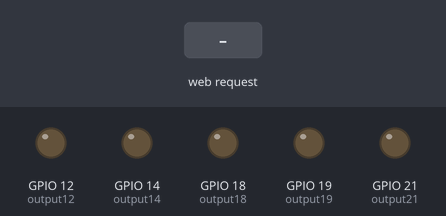
A sketch run on a simulated ESP32. On the bench: output pins drawn as LEDs (lit = HIGH). Inputs (shaded band) come from the test bench. WiFi joins after 1.5 s; servers stay silent unless stated; what the sketch prints to the serial monitor is not drawn.

Above: at 2.7 s.
2.8 s: HTTP request GET /gpio/12/on received
At 3.7 s:
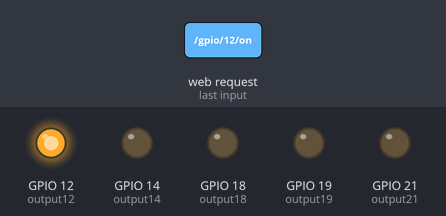
4.3 s: HTTP request GET /gpio/14/on received
At 4.8 s:
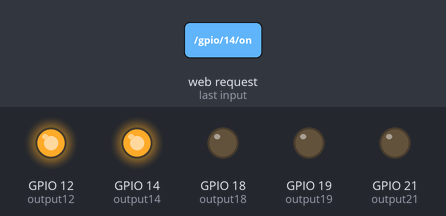
5.8 s: HTTP request GET /gpio/12/off received
At 7.0 s:
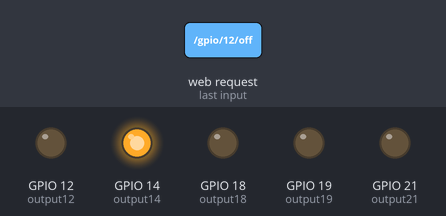
7.3 s: HTTP request GET /gpio/21/on received
At 8.3 s:
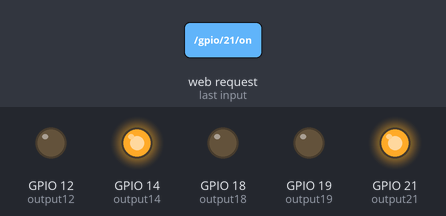
8.8 s: HTTP request GET /gpio/14/off received
At 9.4 s:
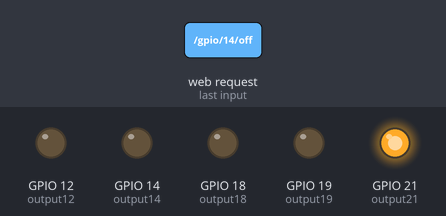
10.3 s: HTTP request GET /gpio/18/on received
At 10.6 s:
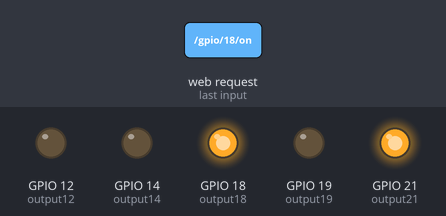
Timing chart, 0 to 12.8 s (numbered marks = the images above; inputs shaded):
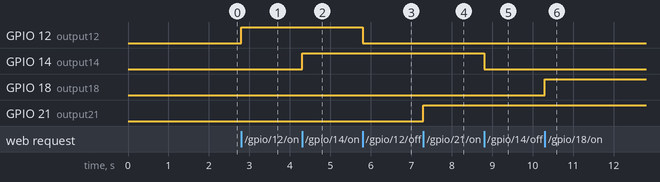

Measured:
- after the input at 2.8 s, GPIO 12 (output12): LOW → HIGH at once
- after the input at 4.3 s, GPIO 14 (output14): LOW → HIGH at once
- after the input at 5.8 s, GPIO 12 (output12): HIGH → LOW at once
- after the input at 7.3 s, GPIO 21 (output21): LOW → HIGH at once
- after the input at 8.8 s, GPIO 14 (output14): HIGH → LOW at once
- after the input at 10.3 s, GPIO 18 (output18): LOW → HIGH at once

The sketch:

smart-home.ino
```cpp
#include <WiFi.h>
#include <WebServer.h>
#include <ArduinoJson.h>

// Replace with your network credentials
const char* ssid = "Heemis";
const char* password = "noMistake145";

// Create an instance of the server
WebServer server(80);

// Assign output variables to GPIO pins
const int output12 = 12;
const int output14 = 14;
const int output21 = 21;
const int output18 = 18;
const int output19 = 19;

// Current output states
String output12State = "off";
String output14State = "off";
String output21State = "off";
String output18State = "off";
String output19State = "off";

// Demo temperature and humidity values
float temperature = 25.0;
float humidity = 50.0;

void setup() {
  Serial.begin(115200);

  // Initialize the output variables as outputs
  pinMode(output12, OUTPUT);
  pinMode(output14, OUTPUT);
  pinMode(output21, OUTPUT);
  pinMode(output18, OUTPUT);
  pinMode(output19, OUTPUT);

  // Set outputs to LOW
  digitalWrite(output12, LOW);
  digitalWrite(output14, LOW);
  digitalWrite(output21, LOW);
  digitalWrite(output18, LOW);
  digitalWrite(output19, LOW);

  // Connect to Wi-Fi network with SSID and password
  Serial.print("Connecting to ");

  Serial.println(ssid);
  WiFi.begin(ssid, password);
  while (WiFi.status() != WL_CONNECTED) {
    delay(500);
    Serial.print(".");

  }

  // Print local IP address and start web server
  Serial.println("");
  Serial.println("WiFi connected.");
  Serial.println("IP address: ");
  Serial.println(WiFi.localIP());

  // Define HTTP routes
  server.on("/gpio/12/on", []() {
    output12State = "on";
    digitalWrite(output12, HIGH);
    sendCORSResponse(output12State);
  });

  server.on("/gpio/12/off", []() {
    output12State = "off";
    digitalWrite(output12, LOW);
    sendCORSResponse(output12State);
  });

  server.on("/gpio/14/on", []() {
    output14State = "on";
    digitalWrite(output14, HIGH);
    sendCORSResponse(output14State);
  });

  server.on("/gpio/14/off", []() {
    output14State = "off";
    digitalWrite(output14, LOW);
    sendCORSResponse(output14State);
  });

  server.on("/gpio/21/on", []() {
    output21State = "on";
    digitalWrite(output21, HIGH);
    sendCORSResponse(output21State);
  });

  server.on("/gpio/21/off", []() {
    output21State = "off";
    digitalWrite(output21, LOW);
    sendCORSResponse(output21State);
  });

  server.on("/gpio/18/on", []() {
    output18State = "on";
    digitalWrite(output18, HIGH);
    sendCORSResponse(output18State);
  });

  server.on("/gpio/18/off", []() {
    output18State = "off";
    digitalWrite(output18, LOW);
    sendCORSResponse(output18State);
  });

  server.on("/gpio/19/on", []() {
    output19State = "on";
    digitalWrite(output19, HIGH);
    sendCORSResponse(output19State);
  });

  server.on("/gpio/19/off", []() {
    output19State = "off";
    digitalWrite(output19, LOW);
    sendCORSResponse(output19State);
  });

  server.on("/status", []() {
    DynamicJsonDocument doc(1024);
    doc["output12"] = output12State;
    doc["output14"] = output14State;
    doc["output21"] = output21State;
    doc["output18"] = output18State;
    doc["output19"] = output19State;
    doc["temperature"] = temperature;
    doc["humidity"] = humidity;
    String json;
    serializeJson(doc, json);

    server.sendHeader("Access-Control-Allow-Origin", "*");
    server.send(200, "application/json", json);
  });

  // Handle CORS preflight request
  server.on("/status", HTTP_OPTIONS, []() {
    server.sendHeader("Access-Control-Allow-Origin", "*");
    server.sendHeader("Access-Control-Allow-Methods", "GET, POST, OPTIONS");
    server.sendHeader("Access-Control-Allow-Headers", "Content-Type");
    server.send(204);
  });

  // Start server
  server.begin();
}

void loop() {
  server.handleClient();
}

void sendCORSResponse(String response) {
  server.sendHeader("Access-Control-Allow-Origin", "*");
  server.send(200, "text/plain", response);
}
```
